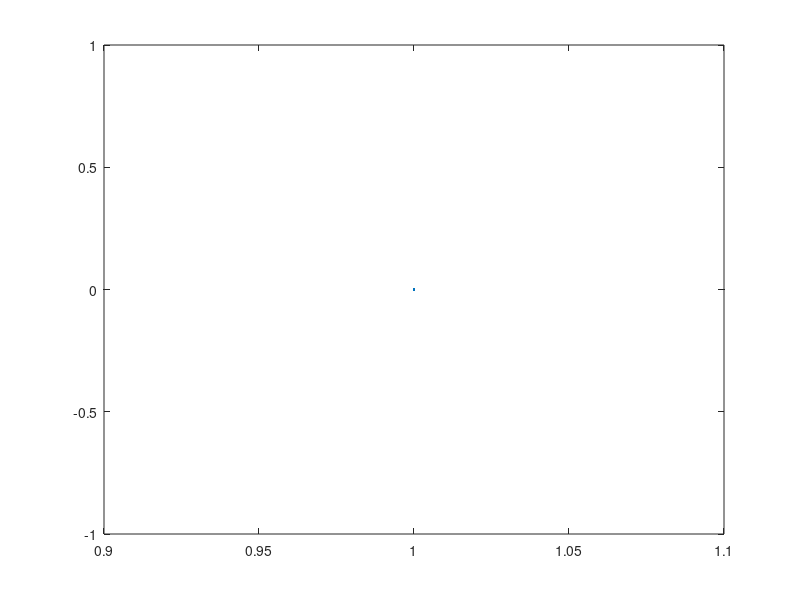

This figure's MATLAB source: (Note: this script raises an error after producing the figure.)
plot(0);
hold on;

XX=X+(dt/2)*vec_interp(u, X, Nb); % Euler step to midpoint
XX2=X2+(dt/2)*vec_interp(u, X2, Nb2); % Euler step to midpoint
XX3 = X3 + (dt/2) * vec_interp(u, X3, Nb3); % Euler step to midpoint
XX4 = X4 + (dt/2) * vec_interp(u, X4, Nb4); % Euler step to midpoint
XX5 = X5 + (dt/2) * vec_interp(u, X5, Nb5); % Euler step to midpoint
ff=vec_spread(ForceSurface(XX, links, dtheta, K, wall_links, Nb, WALL_LINKER_TO_WALL_STIFF), XX, dtheta, Nb); % Force at midpoint
force_wall = ForceWall_noslip(XX2, WALL_STIFFNESS, PERFECT_WALL);
ff2 = vec_spread(force_wall, XX2, dtheta2, Nb2); % Force at midpoint
YY4 = Y4 + V4 * dt;
[max_X_minus_Y, t] = max(vecnorm((YY4 - XX4)'));
if max_X_minus_Y > h/10
  display(YY4(t, :) - XX4(t, :));
  % display(max_X_minus_Y);
  % display(h);
  warning('MAX|X - Y| exceeds h/10!');
end
force4 = forcePib(YY4 - XX4, pIB_STIFF);
force4_g = force4;
force4_g(:, 2) = force4_g(:, 2) + MASS_PER_POINT * big_G;
ff4 = vec_spread( ...
  force4, ...
  XX4, dtheta4, Nb4 ...
);
V4 = V4 - force4_g * dt / MASS_PER_POINT;
Y4 = Y4 + V4 * dt;
total_ff = ff + ff2 + ff4;
total_ff = total_ff + total_ff(end:-1:1, :, :) .* MIRROR;
[u,uu]=fluid(u,total_ff); % Step Fluid Velocity

u (1,   2:N-1, 1) = 0;
uu(1,   2:N-1, 1) = 0;
u (N/2, 2:N-1, 1) = 0;
uu(N/2, 2:N-1, 1) = 0;

% full step using midpoint velocity
surface_velocity = vec_interp(uu, XX, Nb);
X = X + dt * surface_velocity; 
X2 = X2 + dt * vec_interp(uu, X2, Nb2); % cannot be XX2 because forceWall alters X2
X3 = X3 + dt * vec_interp(uu, XX3, Nb3);
X4 = X4 + dt * vec_interp(uu, XX4, Nb4);
X5 = X5 + dt * vec_interp(uu, XX5, Nb5);
surfaceResample();
surface_velocity = vec_interp(uu, X, Nb);
surfaceSplice();
warpIndicators;

if mod(clock, 50) == 0
  disp('t');
  disp(clock * dt);
  disp('CM');
  disp(CM_his(end));
  disp('circularity');
  disp(circularity_his(end));
end
% return;
render;

% resample_energy_offset_array_size = resample_energy_offset_array_size+1;
% resample_energy_offset_array(resample_energy_offset_array_size) = resample_energy_offset;
